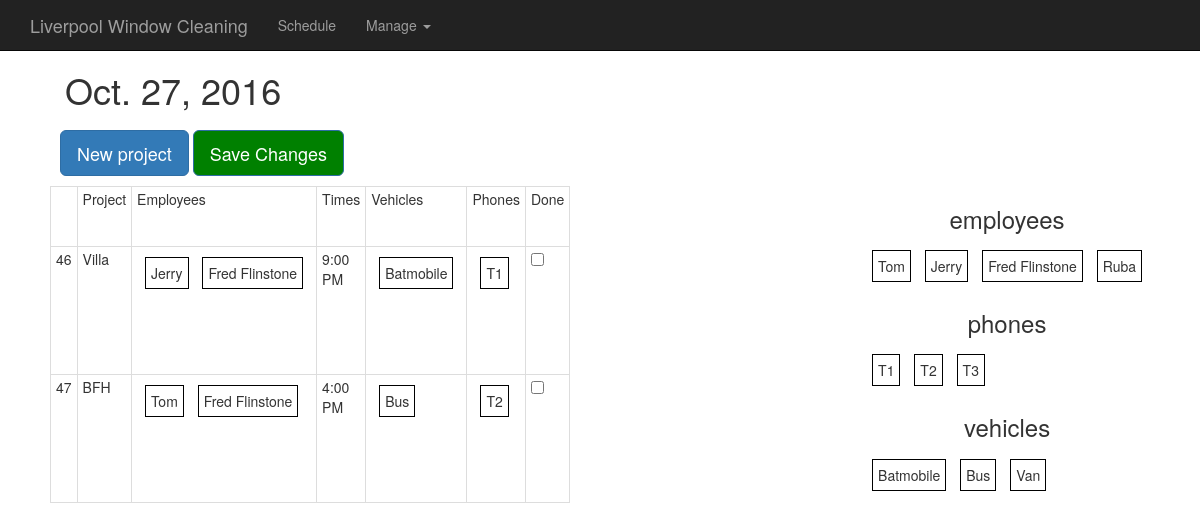
Before: / with the older database file.
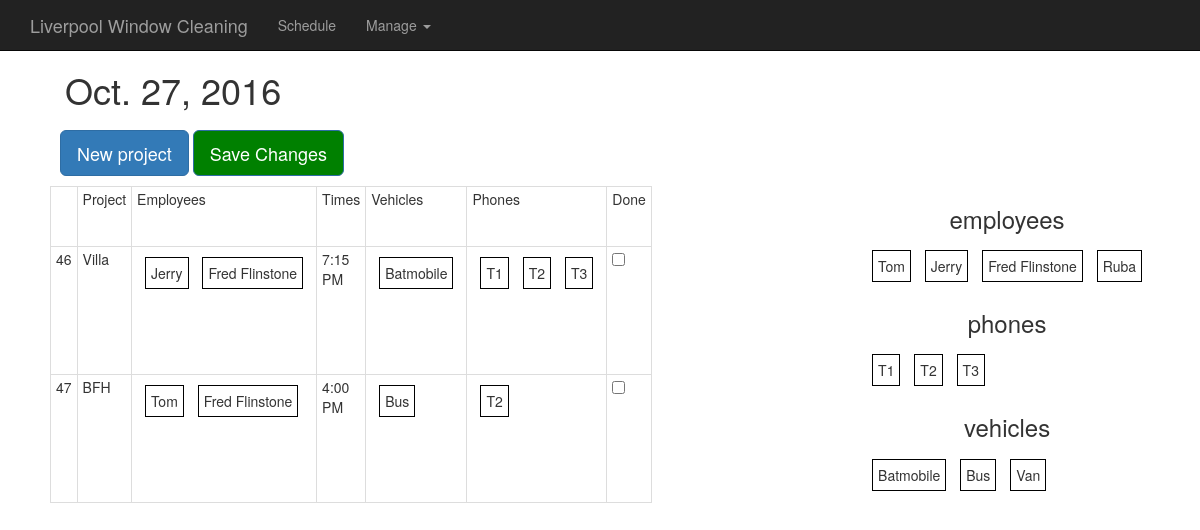
After: the same page with the newer database file.
### daily/models.py (models this page shows, shortened)
class Project(models.Model):
  complete = 'CMP'
  incomplete = 'INCMP'
  status_choices = (
      (complete, 'complete'),
      (incomplete, 'incomplete'),
      )
  name = models.CharField(max_length=200)
  date = models.DateField('Date', default=timezone.now().date())
  time = models.TimeField('Time', default=timezone.now().time())
  employee = models.ManyToManyField(Employee)
  phone = models.ManyToManyField(Phone)
  vehicle = models.ManyToManyField(Vehicle)
  status = models.CharField(
      max_length=5,
      choices=status_choices,
      default=incomplete
      )

class Employee(models.Model):
  name = models.CharField(max_length=100)
  category = models.ManyToManyField(Category)

class Vehicle(models.Model):
  name = models.CharField(max_length=100)

class Phone(models.Model):
  number = models.CharField(max_length=10)

### daily/views.py (the view)
# urls.py: url(r'^$', views.schedule, name='schedule'),
def schedule(request):
  today = timezone.now().date()
  incompletes = Project.objects.filter(status='INCMP')
  employees = Employee.objects.all()
  phones = Phone.objects.all()
  vehicles = Vehicle.objects.all()
  date = datetime.date(int(today.year), int(today.month), int(today.day))
  context = {'date': date, 'schedule': incompletes, 'date': today,
      'emp_names': employees, 'phones': phones, 'vehicles': vehicles}
  return render(request, 'daily/daily.html/', context)

### daily/templates/daily/daily.html (shortened to what this page needs)
{% extends 'daily/base.html' %}
{% load static %}
{% block content %}
      <div class="container">
      <div class="starter-template">
        <h1 id="date">{{ date }}</h1>
      </div>
    </div>
        <div id="form-fields">
          <button type="button" class="btn btn-primary btn-lg" id="new-proj-button" onclick="addProject()">New project</button>
             <button type="button" class="btn btn-primary btn-lg"
              id="save-button" onclick="updateSchedule()">Save Changes</button>
        </div>
        <div class="h-box">
        <table class="table table-bordered" id="daily-table">
          <tbody>
            <tr>
              <td>  </td>
              <td>Project</td>
              <td>Employees</td>
              <td>Times</td>
              <td>Vehicles</td>
              <td>Phones</td>
              <td>Done</td>
            </tr>
            {% for project in schedule.all %}
            <tr id={{ project.id }} class ="project">
              <td>{{ project.id }}</td>
              <td class="name-td">{{ project.name }}</td>
              <td>
                <div class="daily-employee-list">
                <ol class='sortable_with_drop employee_list'>
                  {% for emp in project.employee.all %}
                  <li class="flex-li employee">{{ emp.name }}</li>
                  {% endfor %}
                </ol>
              </div>
              </td>
              <td class="time-td"><span>{{project.time|time:"g:i A"}}<span></td>
                  <td>
                <div class="daily-vehicle-list">
                <ol class='sortable_with_drop vehicle_list'>
                  {% for v in project.vehicle.all %}
                  <li class="flex-li vehicle">{{ v.name }}</li>
                  {% endfor %}
                </ol>
              </div>
              </td>
              <td>
                <div class="daily-phone-list">
                <ol class='sortable_with_drop phone_list'>
                  {% for tel in project.phone.all %}
                  <li class="flex-li telephone">{{ tel.number }}</li>
                  {% endfor %}
                </ol>
              </div>
              </td>
              <td>
                <div class="checkbox">
                  <label class="chk-box">
                  <input type="checkbox" class="chk-box">
                </label>
              </div>
            </td>
              {% endfor %}
            </tbody>
          </table>
          <div class="v-box" id="sources">
              <h3>employees</h3>
            <ol class='sortable_with_no_drop' id="emps-source">
              {% for emp in emp_names.all %}
              <li class="flex-li employee">{{ emp.name }}</li>
              {% endfor %}
            </ol>
            <h3>phones</h3>
            <ol class='sortable_with_no_drop' id="phones-source">
              {% for phone in phones.all %}
              <li class="flex-li telephone">{{ phone.number }}</li>
              {% endfor %}
            </ol>
            <h3>vehicles</h3>
            <ol class='sortable_with_no_drop' id="vehicles-source">
              {% for v in vehicles.all %}
              <li class="flex-li vehicle">{{ v.name }}</li>
              {% endfor %}
            </ol>
        </div>
    </body>
    {% endblock %}

### daily/templates/daily/base.html (shortened to what this page needs)
<!DOCTYPE html>
{% load static %}
<html lang="en"><head><meta http-equiv="Content-Type" content="text/html; charset=UTF-8">
    <head>
      <link rel="stylesheet" type="text/css" href= "{% static 'daily/bootstrap.min.css' %}"/>
      <link rel="stylesheet" type="text/css" href= "{% static 'daily/daily.css' %}"/>
      <link rel="stylesheet" type="text/css" href= "{% static 'daily/trash.css' %}"/>
    <link href="{% static 'daily/ie10-viewport-bug-workaround.css' %}" rel="stylesheet">
      <link rel="stylesheet" type="text/css" href= "{% static 'daily/jquery.timepicker.css' %}"/>
    </head>
    <body>
      <nav class="navbar navbar-inverse navbar-fixed-top">
      <div class="container">
        <div class="navbar-header">
          <a class="navbar-brand" href="#">Liverpool Window Cleaning</a>
        </div>
        <div id="navbar" class="collapse navbar-collapse">
          <ul class="nav navbar-nav">
            <li><a href="dailySchedule">Schedule</a></li>
            <li class="dropdown">
            <a href="#" class="dropdown-toggle"
              data-toggle="dropdown" role="button" aria-haspopup="true"
              aria-expanded="false">Manage <span class="caret"></span></a>
                </li>
          </ul>
        </div>
      </div>
      </nav>
  {% block content %}
  {% endblock %}

### daily/static/daily/daily.css (style rules this page uses)
.checkbox { margin: 0px; }
#daily-table>tbody>tr>td { padding: 2px 5px 2px 5px; height: auto; }
.chk-box input { float: right; }
h3 { text-align: center; }
.flex-li { white-space: nowrap; border: 1px solid black; padding: 5px; margin: 5px 5px 5px 5px; width: auto; text-align: center; display: inline-block; }
.h-box { //margin-left: 0px; //margin-right: auto; //max-width: 1000px; padding: 0; list-style: none; display: -webkit-box; display: -moz-box; display: -ms-flexbox; display: -webkit-flex; display: flex; flex-direction: row; justify-content: space-between; }
.v-box { //max-width: 30%; // float: right; padding: 0; margin: auto; list-style: none; display: -webkit-box; display: -moz-box; display: -ms-flexbox; display: -webkit-flex; display: flex; flex-direction: column; }
#sources { margin: 0 auto; order: 3; }
#form-fields { padding: 10px; flex: 1 100%; }
#save-button { background: green; }
.daily-vehicle-list { max-width: auto; overflow: hidden; white-space: nowrap; }
.daily-phone-list { max-width: auto; overflow: hidden; white-space: nowrap; }
.daily-employee-list { max-width: 505px; overflow: hidden; white-space: nowrap; }
#daily-table { flex: 1; width: auto; }
ol { display: inline-block; -webkit-padding-start: 0px; list-style-type: none; //height: 100%; width: 100%; min-height: 30px; margin: 3px; }
ol li { float: center; }
body { padding: 50px; margin: auto; }

Changed rows visible on the page:
changed Project "Villa": time "9:00 PM" → "7:15 PM"; gains Phone (number "T2"); gains Phone (number "T3")
